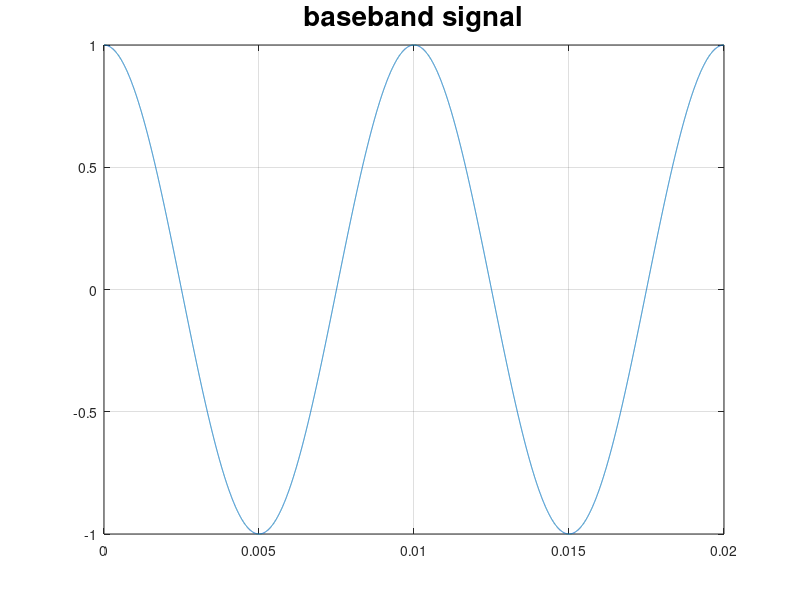
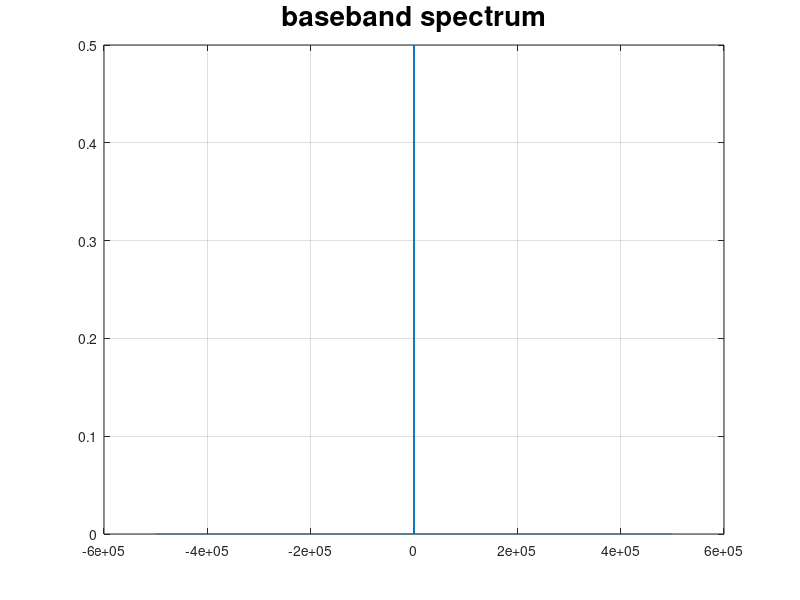
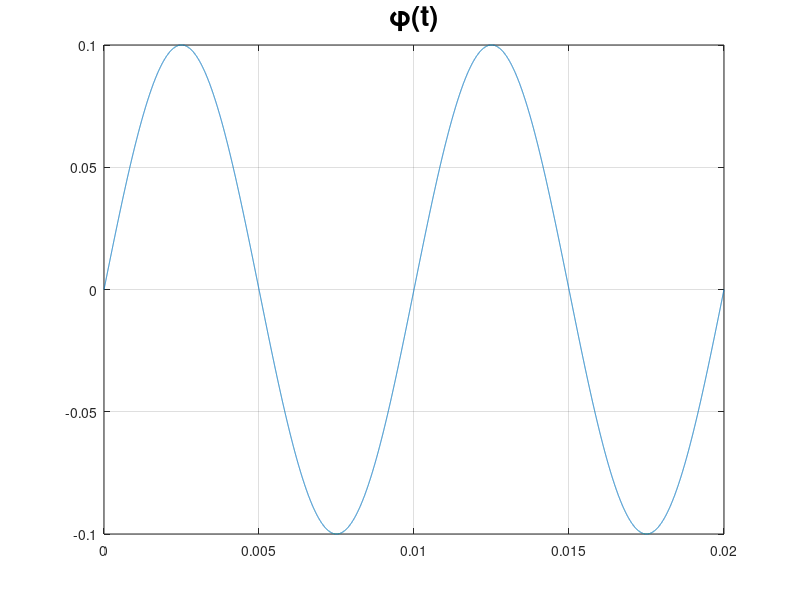
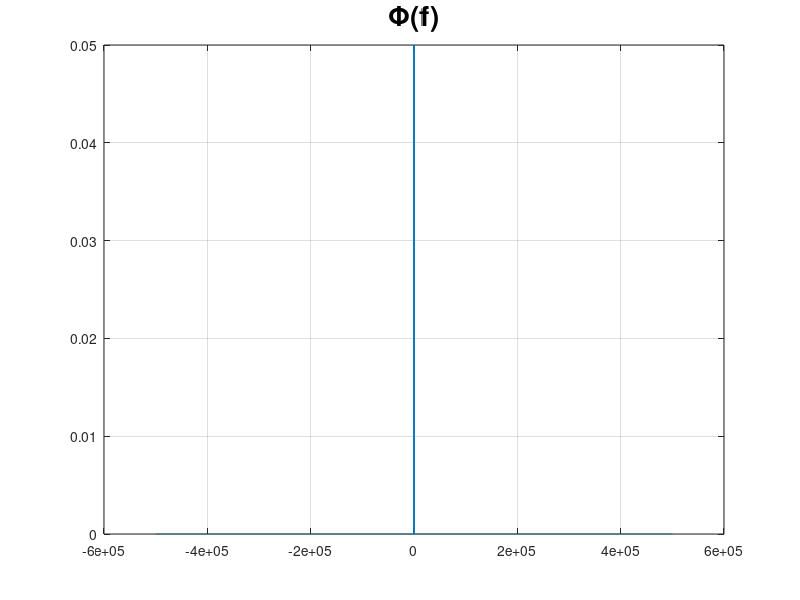

These figures' MATLAB source, in order:
% Question 2
close all; clear;
fm = 100;
fc = 1e3;
kf = 10;
% Am = 1;
% Ac = 1;

dt = 0.001/fc;
T  = 2/fm;
t  = 0 : dt : (T-dt);

fs = 1 / dt;
df = 1 / T;
if rem(length(t),2) == 0
  f  = (-0.5*fs) : df : (0.5*fs-df);
else
  f  = (-0.5*fs-0.5*df) : df : (0.5*fs+0.5*df);
end

% a) design a NBFM transmitter, plot time domain and spectrum

% m(t) -> integrator*2*pi*kf -> *Ac*sin(2*pi*fc*t) -> +Ac*cos(2*pi*fc*t) -> s(t)
% s(t) = Ac*cos(2*pi*fc*t) + Ac*phi*sin(2*pi*fc*t)
% phi(t) = 2*pi*kf*integral(m(t))

m  = cos(2*pi*fm*t);
plot(t, m); grid on;
title('baseband signal', 'fontsize', 20);

M  = fftshift(fft(m))/length(t);
figure(2);
plot(f, abs(M)); grid on;
title('baseband spectrum', 'fontsize', 20);

% integrating
phi = cumtrapz(t,m) * 2*pi*kf;
figure(3);
plot(t, phi); grid on;
title('\phi(t)', 'fontsize', 20);

PHI = fftshift(fft(phi))/length(t);
figure(4);
plot(f, abs(PHI)); grid on;
title('\Phi(f)', 'fontsize', 20);

% multiplying by carrier
c1 = sin(2*pi*fc*t);
c2 = cos(2*pi*fc*t);
v  = phi.*c1;
figure(5);
plot(t, v); grid on;
title('v(t)', 'fontsize', 20);

V  = fftshift(fft(v))/length(t);
figure(6);
plot(f, abs(V)); grid on;
title('V(f)', 'fontsize', 20);

% adding carrier
s = v + c2;
figure(6);
plot(t, s); grid on;
title('s(t)', 'fontsize', 20);

S = fftshift(fft(s))/length(t);
figure(7);
plot(f, abs(S)); grid on;
title('S(f)', 'fontsize', 20);

% b) Design FM receiver (using ideal FM)
% s(t) -> differentiator -> envelope detector
s2 = sin(2*pi*fc*t+2*pi*kf*cumtrapz(t,m));
% receiver
x  = diff(s2)/dt;
pkg load signal
vn = abs(hilbert(x));
vn = vn - mean(vn);
figure(8);
plot(t(2:end)-0.5*dt, vn/max(vn)); grid on;
hold on; plot(t, m); hold off
